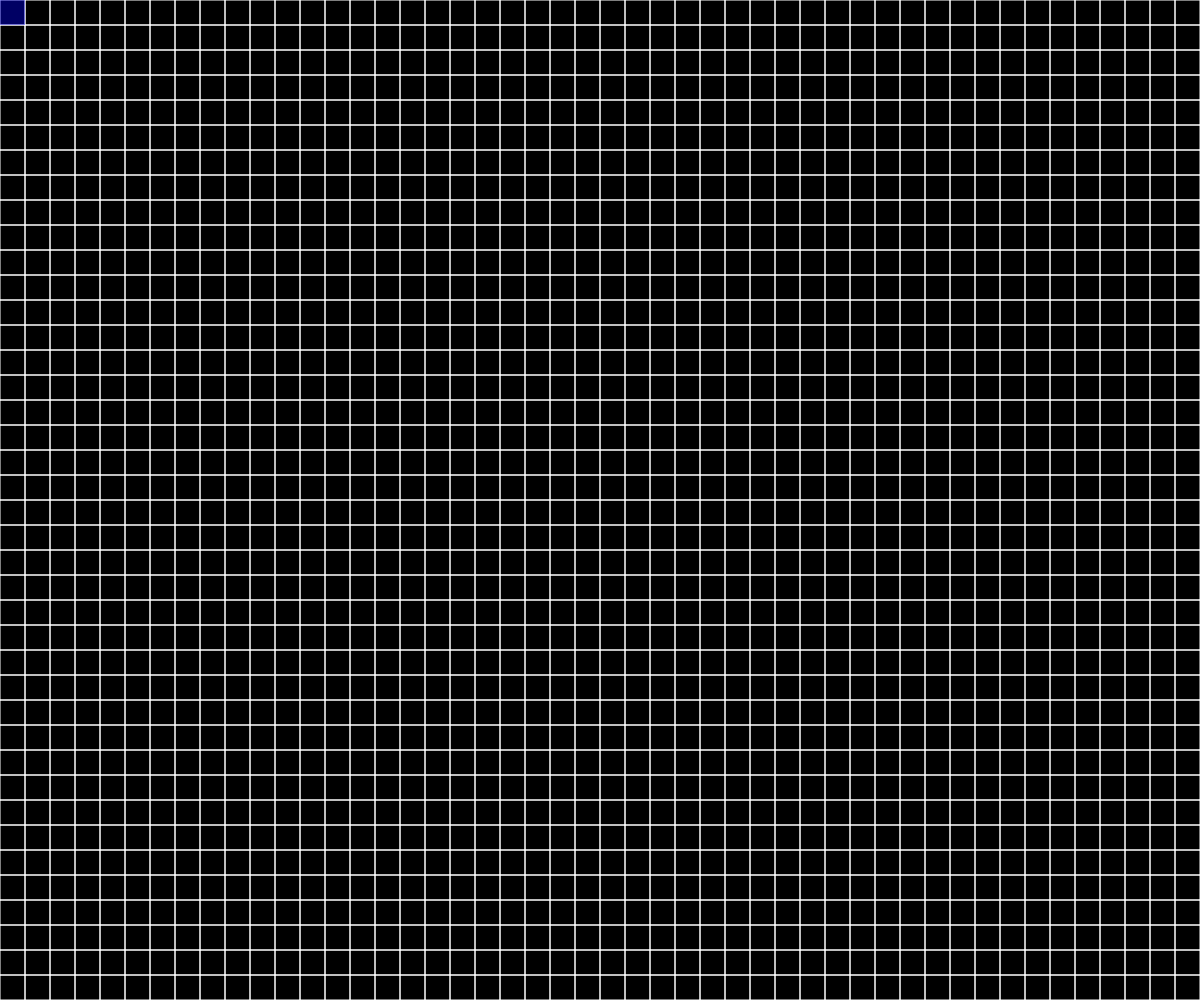
Frame 1 (no input)
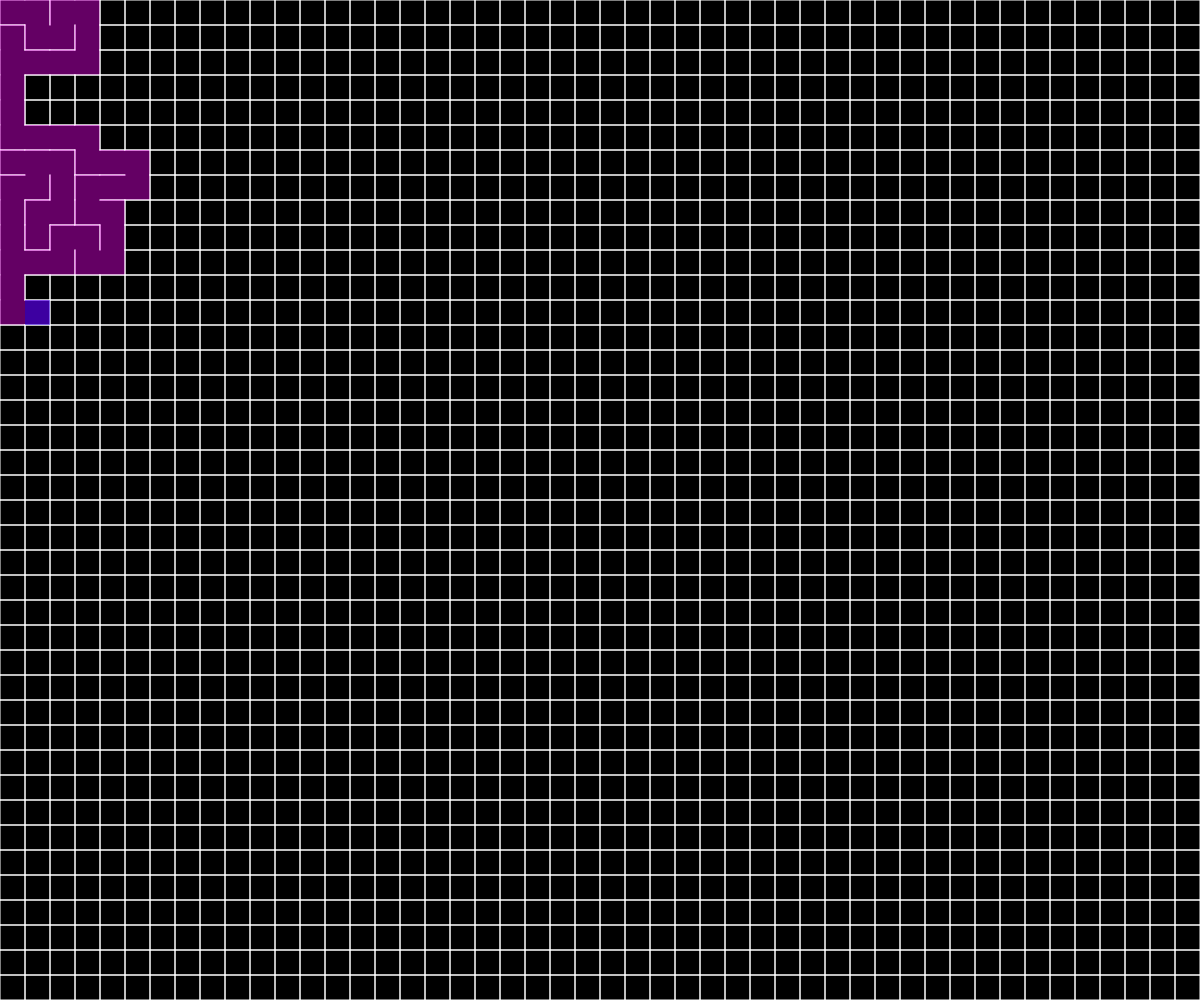
Frame 60 (no input)
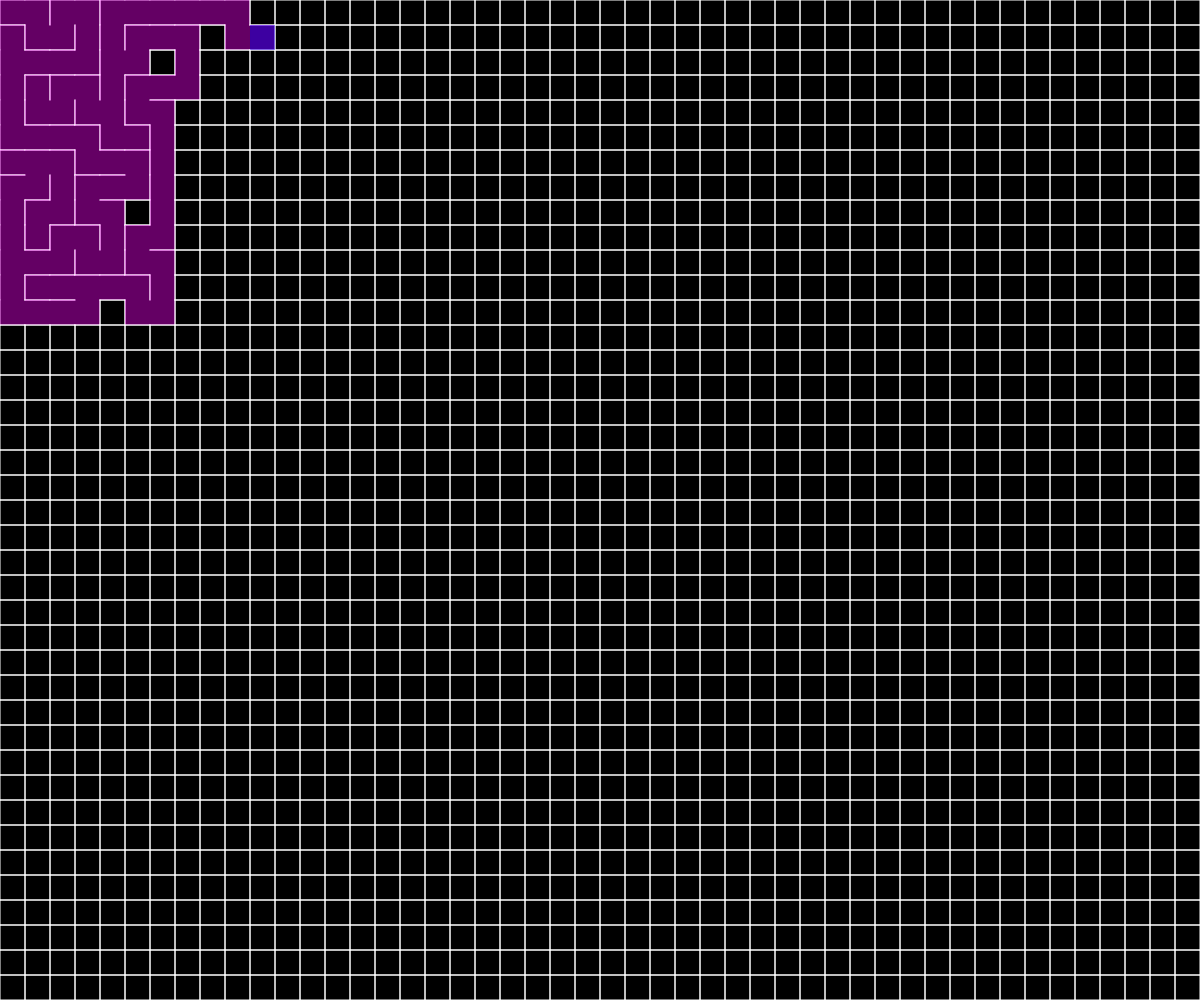
Frame 120 (the mouse pressed at the canvas centre since frame 60)

The p5.js sketch that drew these frames (run headless with seeded random() and noise() and a simulated clock; from frame 60 on, the mouse is pressed at the canvas centre):

// p5.js sketch
// ── sketch.js
//Followed https://www.youtube.com/watch?v=_p5IH0L63wo somewhate loosely


var cols, rows;
var w = 25;
var grid = [];
var stack = [];
var c = 5
var current;

function setup() {
  createCanvas(window.innerWidth,window.innerHeight);
  cols = floor(height/w);
  rows = floor(width/w);


  noStroke();
  //Create Cells
  for(var i = 0; i < rows; i++) {
    for(var j = 0; j < cols; j++) {
      var cell = new Cell(i,j);
      grid.push(cell);
    }//for j
  }//for i

  //frameRate(100);

  current = grid[0];
}


function removeWalls(a,b) {
  var x = a.x - b.x;
  var y = a.y - b.y;

  if(y == -1) {
    a.walls[2] = false;
    b.walls[0] = false;
  } else if (y == 1) {
    a.walls[0] = false;
    b.walls[2] = false;
  } else if(x == -1) {
    a.walls[1] = false;
    b.walls[3] = false;
  } else if(x == 1) {
    a.walls[3] = false;
    b.walls[1] = false;
  }//switch
}//removeWalls


function draw() {
  background(0);
  for(var i = 0; i < grid.length; i++) {
    grid[i].show();
  }
  current.visited = true;
  //STEP 1
  var next = current.checkNeighbors();
  current.highlight();

  if(next) {
    next.visited = true;

    stack.push(current);
    //STEP 3
    removeWalls(current, next);
    //STEP 4
    current = next;
  } else if (stack.length > 0) {
    current = stack.pop();
  }
}


function index(x,y) {
  if(x < 0 || y < 0 || x > rows-1 || y > cols-1) return -1;
  return x * cols + y;
}

function Cell(x,y) {
  this.x = x;
  this.y = y;
  this.walls = [true,true,true,true];
  this.visited = false;

  this.show = function() {
    var width = this.x*w;
    var height = this.y*w;
    stroke(255);
    if(this.walls[0]) {
      line(width, height, width + w, height);//top
    }
    if(this.walls[1]) {
      line(width + w, height, width + w, height + w);//left
    }
    if(this.walls[2]) {
      line(width, height + w, width + w, height + w);//bottom

    }
    if(this.walls[3]) {
      line(width, height, width, height + w);//left
    }

    if(this.visited) {
      noStroke();
      fill(255,0,255,100);
      rect(width,height,w,w);
    }//if
  }//show

  this.highlight = function() {
    var x = this.x*w;
    var y = this.y*w;
    noStroke();
    fill(0,0,255,100);
    rect(x,y,w,w);

  }


  this.checkNeighbors = function() {
    var neighbors = [];
    var top = grid[index(this.x-1,this.y)];
    var right = grid[index(this.x,this.y+1)];
    var left = grid[index(this.x,this.y-1)];
    var bottom = grid[index(this.x+1,this.y)];

    if(top && !top.visited) {
      neighbors.push(top);
    }
    if(right && !right.visited) {
      neighbors.push(right);
    }
    if(left && !left.visited) {
      neighbors.push(left);
    }
    if(bottom && !bottom.visited) {
      neighbors.push(bottom);
    }
    if (neighbors.length > 0) {
      var r = floor(random(0,neighbors.length));
      return neighbors[r];
    }
    return undefined;
  }
}
